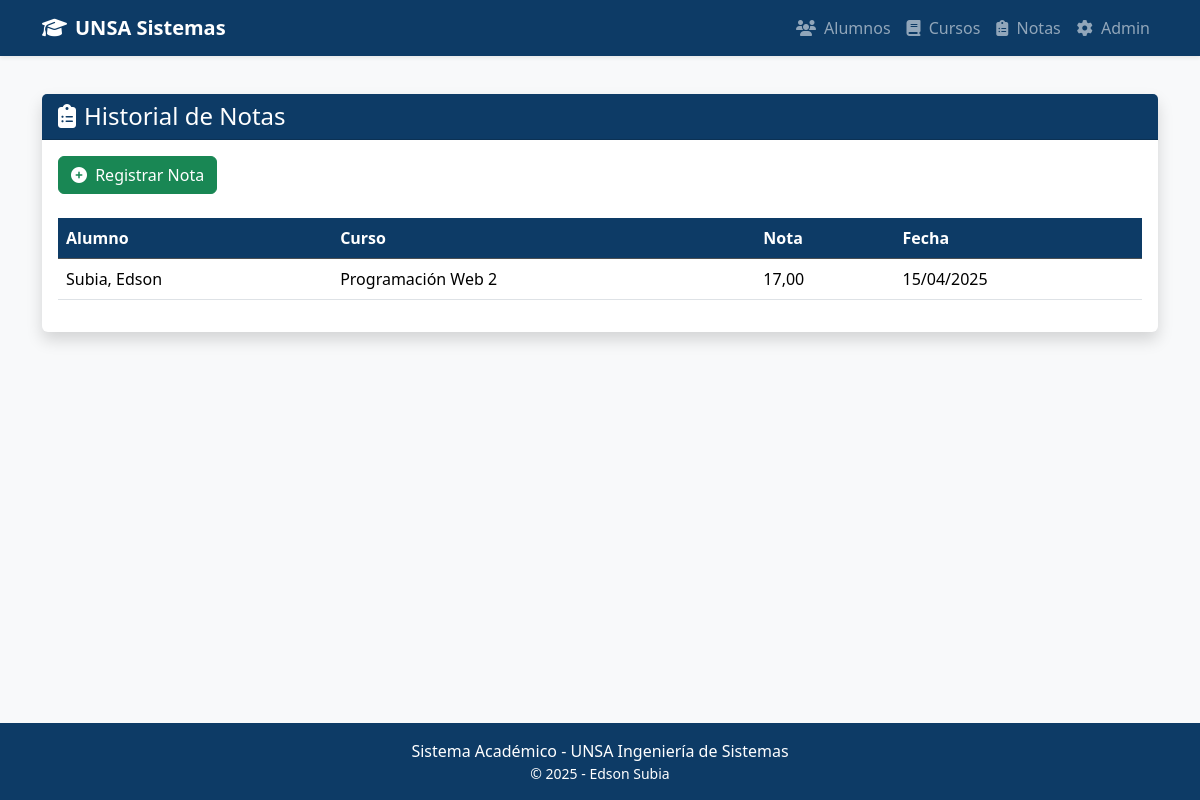
The page /notas/ on the database as committed earlier.
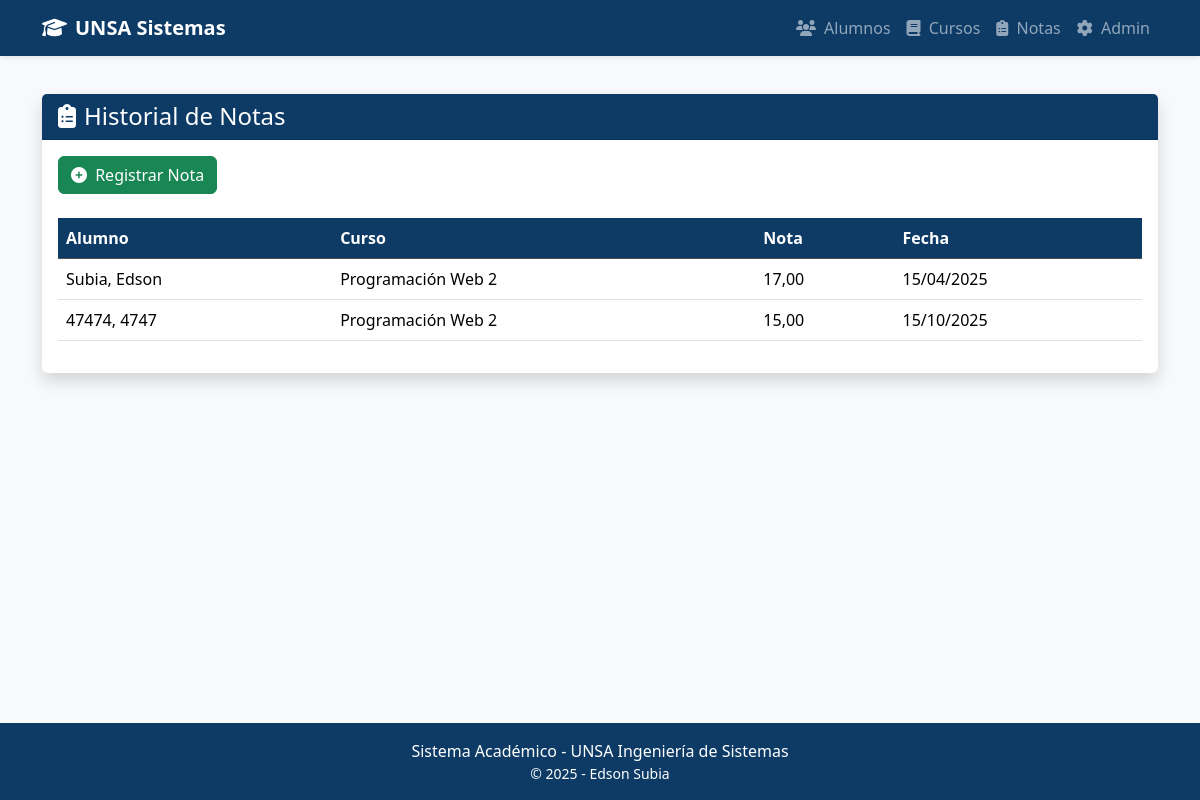
The same page on the database as committed later.
### educacion/models.py (models this page shows, shortened)
class NotaAlumnoPorCurso(models.Model):
    alumno = models.ForeignKey(Alumno, on_delete=models.CASCADE)
    curso = models.ForeignKey(Curso, on_delete=models.CASCADE)
    nota = models.DecimalField(
        max_digits=4,
        decimal_places=2,
        validators=[MinValueValidator(0), MaxValueValidator(20)]
    )
    fecha_evaluacion = models.DateField()
    observaciones = models.TextField(blank=True)
    class Meta:
        unique_together = ['alumno', 'curso']
        verbose_name = 'Nota del alumno por curso'
        verbose_name_plural = 'Notas de alumnos por cursos'

class Alumno(models.Model):
    dni = models.CharField(max_length=8, unique=True)
    nombre = models.CharField(max_length=100)
    apellido = models.CharField(max_length=100)
    fecha_nacimiento = models.DateField()
    email = models.EmailField(unique=True)
    telefono = models.CharField(max_length=15, blank=True)
    def __str__(self):
        return f"{self.apellido}, {self.nombre}"
    class Meta:
        ordering = ['apellido', 'nombre']

class Curso(models.Model):
    codigo = models.CharField(max_length=10, unique=True)
    nombre = models.CharField(max_length=100)
    descripcion = models.TextField()
    creditos = models.PositiveSmallIntegerField()
    profesor = models.CharField(max_length=100)

### educacion/views.py (the view)
# urls.py: path('notas/', NotaListView.as_view(), name='nota_list'),
class NotaListView(ListView):
    model = NotaAlumnoPorCurso
    template_name = 'educacion/nota_list.html'
    context_object_name = 'notas'
    def get_queryset(self):
        return super().get_queryset().select_related('alumno', 'curso')

### educacion/templates/educacion/nota_list.html (shortened to what this page needs)
{% extends 'educacion/base.html' %}
{% block content %}
<div class="card border-0 shadow">
    <div class="card-header bg-primary text-white">
        <h4 class="mb-0">
            <i class="fas fa-clipboard-list me-2"></i>Historial de Notas
        </h4>
    </div>
    <div class="card-body">
        <a href="{% url 'nota_create' %}" class="btn btn-success mb-4">
            <i class="fas fa-plus-circle me-1"></i> Registrar Nota
        </a>
        <div class="table-responsive">
            <table class="table table-hover">
                <thead class="table-dark">
                    <tr>
                        <th>Alumno</th>
                        <th>Curso</th>
                        <th>Nota</th>
                        <th>Fecha</th>
                    </tr>
                </thead>
                <tbody>
                    {% for nota in notas %}
                    <tr>
                        <td>{{ nota.alumno }}</td>
                        <td>{{ nota.curso.nombre }}</td>
                        <td>{{ nota.nota }}</td>
                        <td>{{ nota.fecha_evaluacion|date:"d/m/Y" }}</td>
                    </tr>
                    {% endfor %}
                </tbody>
            </table>
        </div>
    </div>
</div>
{% endblock %}

### educacion/templates/educacion/base.html (shortened to what this page needs)
<!DOCTYPE html>
<html lang="es">
<head>
    <link href="https://cdn.jsdelivr.net/npm/bootstrap@5.3.2/dist/css/bootstrap.min.css" rel="stylesheet">
    <link rel="stylesheet" href="https://cdnjs.cloudflare.com/ajax/libs/font-awesome/6.4.0/css/all.min.css">
</head>
<body>
    <nav class="navbar navbar-expand-lg navbar-dark bg-primary fixed-top shadow-sm">
        <div class="container">
            <a class="navbar-brand" href="{% url 'alumno_list' %}">
                <i class="fas fa-graduation-cap me-2"></i>UNSA Sistemas
            </a>
            <div class="collapse navbar-collapse" id="mainNav">
                <ul class="navbar-nav ms-auto">
                    <li class="nav-item">
                        <a class="nav-link" href="{% url 'alumno_list' %}">
                            <i class="fas fa-users me-1"></i> Alumnos
                        </a>
                    </li>
                    <li class="nav-item">
                        <a class="nav-link" href="{% url 'curso_list' %}">
                            <i class="fas fa-book me-1"></i> Cursos
                        </a>
                    </li>
                    <li class="nav-item">
                        <a class="nav-link" href="{% url 'nota_list' %}">
                            <i class="fas fa-clipboard-list me-1"></i> Notas
                        </a>
                    </li>
                    <li class="nav-item">
                        <a class="nav-link" href="/admin">
                            <i class="fas fa-cog me-1"></i> Admin
                        </a>
                    </li>
                </ul>
            </div>
        </div>
    </nav>
    <main class="container main-content py-4">
        {% block content %}{% endblock %}
    </main>
    <footer class="footer mt-auto py-3 bg-primary text-white">
        <div class="container text-center">
            <span class="text-white">Sistema Académico - UNSA Ingeniería de Sistemas</span>
            <p class="mb-0 small">&copy; {% now "Y" %} - Edson Subia</p>
        </div>
    </footer>
</body>
</html>

### educacion/templates/educacion/base.html (style rules this page uses)
:root { --unsa-blue: #0d3b66; --unsa-dark: #2c3e50; }
body { padding-top: 70px; background-color: #f8f9fa; display: flex; flex-direction: column; min-height: 100vh; }
.navbar-brand { font-weight: 700; }
.bg-primary { background-color: var(--unsa-blue)!important; }
.table th { background-color: var(--unsa-blue); color: white; }
.footer { background-color: var(--unsa-dark); margin-top: auto; }
.main-content { flex: 1; }

Rows that differ between the two databases and show on the page:
added NotaAlumnoPorCurso: alumno "47474, 4747", curso.nombre "Programación Web 2", nota "15,00", fecha_evaluacion "15/10/2025"
